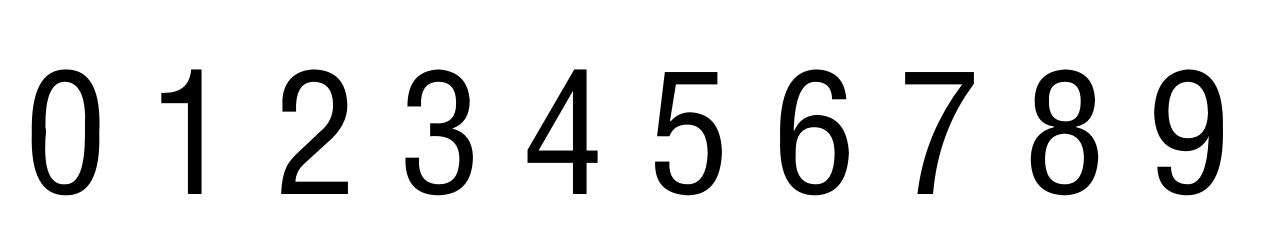
#> input picture moban.png, 1281 x 234 px, found by its file name
$ python demo.py moban.png
#> lines starting #> are read from the running program, lines starting #| are printed output that depends on the picture; after the words box and inside, x2 and y2 are one past the last pixel; in counts of white or black regions, pixels touching at a corner belong together
### config.py
import argparse
import os
from functools import partial
from datetime import datetime


def get_parser(name):
    """
    函数使用functools模块的partial函数修改了parser对象的add_argument方法，
    以添加一个默认help参数，其值为一个空字符串。这意味着每当使用add_argument方法向parser对象添加新参数时，
    它将自动具有一个默认的帮助消息，其描述为一个空字符串.
    """
    parser = argparse.ArgumentParser(name, formatter_class=argparse.ArgumentDefaultsHelpFormatter)
    parser.add_argument = partial(parser.add_argument, help=' ')
    return parser


class BaseConfig(argparse.Namespace):
    # [21 lines left out: functions print_params, as_markdown, not called in this run]


class Config(BaseConfig):
    def build_parser(self):
        parser = get_parser("config")
        parser.add_argument('image', type=str, default="deom.jpg")
        return parser

    def __init__(self):
        parser = self.build_parser()
        args = parser.parse_args()
        super().__init__(**vars(args))

# [3 lines that do not run on import are left out]

### demo.py
import cv2
import numpy as np
import os
from config import Config

# 绘图展示
def cv_show(img1, img2, img3, img4, img5, img6, img7):
    cv2.imshow("原图片", img_wh(img1))
    cv2.imshow("分割后", img_wh(img2))
    cv2.imshow("区域选择", img_wh(img3))
    cv2.namedWindow('分割区域', cv2.WINDOW_NORMAL)
    cv2.imshow("分割区域", img_wh(img4, 50))
    cv2.imshow("定位高度", img_wh(img5))
    cv2.imshow("刻度位置", img_wh(img6))
    cv2.imshow("刻度识别", img_wh(img7))
    cv2.waitKey(0)
    cv2.destroyAllWindows()


# 绘图展示
def cv_show1(img1):
    cv2.imshow("image", img_wh(img1))
    cv2.waitKey(0)
    cv2.destroyAllWindows()


# 绘图展示
def cv_show2(img1, img2):
    cv2.imshow("原图片", img_wh(img1))
    cv2.imshow("分割后", img_wh(img2))
    cv2.waitKey(0)
    cv2.destroyAllWindows()


def img_wh(image, width=400):
    height = int(image.shape[0] * width / image.shape[1])
    return cv2.resize(image, (width, height))


## 图像裁切函数
def image_resize(image, crop='bottom'):
    height, width = image.shape[:2]  # 获取图像的高度和宽度
    if crop == 'top':
        # 将图像的上半部分剪切出来
        cropped_image = image[:height // 2, :]
    elif crop == 'bottom':
        # 将图像的下半部分剪切出来
        cropped_image = image[height // 2:height, :]
    else:
        raise ValueError("Invalid value for 'crop' parameter. Use 'top' or 'bottom'.")
    return cropped_image


def sort_contours(cnts, method="left-to-right"):
    reverse = False
    i = 0

    if method == "right-to-left" or method == "bottom-to-top":
        reverse = True

    if method == "top-to-bottom" or method == "bottom-to-top":
        i = 1
    boundingBoxes = [cv2.boundingRect(c) for c in cnts] #用一个最小的矩形，把找到的形状包起来x,y,h,w
    (cnts, boundingBoxes) = zip(*sorted(zip(cnts, boundingBoxes),
                                        key=lambda b: b[1][i], reverse=reverse))
    return cnts, boundingBoxes


config = Config()
# 读取一个模板图像
img = cv2.imread("C:\\Users\\liuyang\\Desktop\\demo\\moban.png")
#> img is the input picture: shape (234, 1281, 3); min 0, max 255, mean 226.7
#img = cv2.imread(r"./moban.png")
# cv_show('img', img)
# 灰度图
ref = cv2.cvtColor(img, cv2.COLOR_BGR2GRAY)
# cv_show('ref', ref)
# 二值图像
ref = cv2.threshold(ref, 10, 255, cv2.THRESH_BINARY_INV)[1]
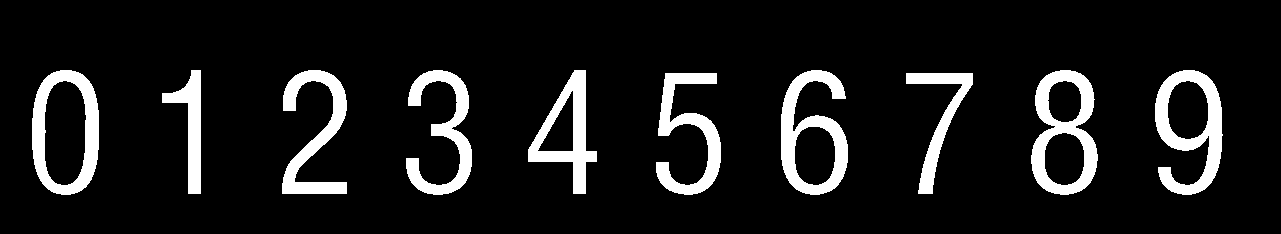
#> ref: shape (234, 1281); 10.3% white; 10 white regions
# cv_show('ref', ref)

# 计算轮廓
# cv2.findContours()函数接受的参数为二值图，即黑白的（不是灰度图）,cv2.RETR_EXTERNAL只检测外轮廓，cv2.CHAIN_APPROX_SIMPLE只保留终点坐标
# 返回的list中每个元素都是图像中的一个轮廓

refCnts, hierarchy = cv2.findContours(ref.copy(), cv2.RETR_EXTERNAL, cv2.CHAIN_APPROX_SIMPLE)
#> refCnts = 10 contours; largest, box (x1, y1, x2, y2) and area: (32, 70, 99, 195) 6962, (1031, 70, 1098, 195) 6352, (1155, 70, 1223, 195) 5405, (781, 70, 848, 195) 5374, (528, 70, 597, 194) 3846

cv2.drawContours(img, refCnts, -1, (0, 0, 255), 3)
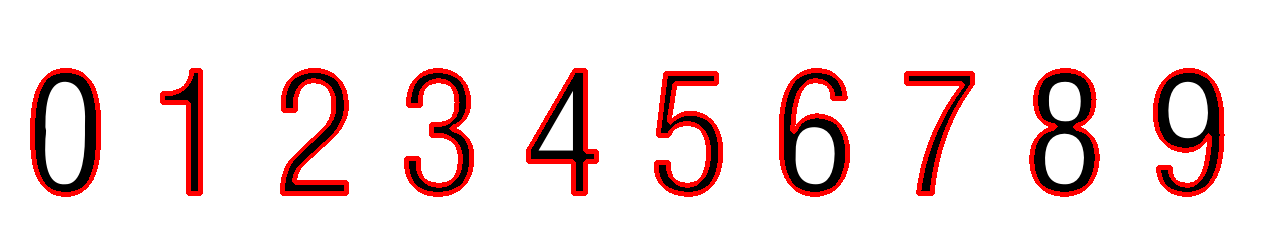
#> img: shape (234, 1281, 3); 6.61% of pixels changed, all inside (x1, y1, x2, y2) = (30, 68, 1225, 197)
refCnts = sort_contours(refCnts, method="left-to-right")[0]  # 排序，从左到右，从上到下
#> in sort_contours, `boundingBoxes = [cv2.boundingRect(c) for c in cnts]`: boundingBoxes = [(906, 73, 67, 121), (656, 73, 65, 122), (1155, 70, 68, 125), (1031, 70, 67, 125), (781, 70, 67, 125), (528, 70, 69, 124), (406, 70, 66, 125), (282, 70, 65, 124), (162, 70, 39, 124), (32, 70, 67, 125)]
#> in sort_contours, `(cnts, boundingBoxes) = zip(*sorted(zip(cnts, boundingBoxes), key=lamb..`: cnts has the same summary as refCnts outside sort_contours; boundingBoxes = ((32, 70, 67, 125), (162, 70, 39, 124), (282, 70, 65, 124), (406, 70, 66, 125), (528, 70, 69, 124), (656, 73, 65, 122), (781, 70, 67, 125), (906, 73, 67, 121), (1031, 70, 67, 125), (1155, 70, 68, 125))
digits = {}

# 遍历每一个轮廓
for (i, c) in enumerate(refCnts):
    # 计算外接矩形并且resize成合适大小
    (x, y, w, h) = cv2.boundingRect(c)
    roi = ref[y:y + h, x:x + w]
    roi = cv2.resize(roi, (57, 88))
    # 每一个数字对应每一个模板
    digits[i] = roi
#> this loop made 10 passes
#> pass 1, `roi = ref[y:y + h, x:x + w]`:
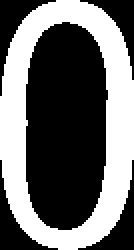
#> roi: shape (125, 67) (shown 2 times larger); 41.6% white; 1 white region, box (x1, y1, x2, y2) and area: (0, 0, 67, 125) 3488
#> pass 1, `roi = cv2.resize(roi, (57, 88))`:
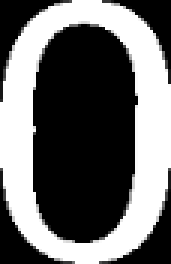
#> roi: shape (88, 57) (shown 3 times larger); min 0, max 255, mean 106.2
#> after the loop, digits = 10 items


image_file = f"C:\\Users\\liuyang\\Desktop\\{config.image}"
#image_file = f"./{config.image}"
img = cv2.imread(image_file)
imgs = image_resize(img)
ref = cv2.cvtColor(img, cv2.COLOR_BGR2GRAY)
# 二值图像
ref = cv2.threshold(ref, 60, 255, cv2.THRESH_BINARY)[1]
#> ref: shape (234, 1281); 89.3% white; 10 black regions, largest, box (x1, y1, x2, y2) and area: (1031, 70, 1098, 195) 3876, (1154, 70, 1223, 195) 3875, (780, 70, 849, 195) 3810
# 图像裁剪：将图像裁剪为原始高度的一半（默认裁剪下半部分）
img_cut = image_resize(ref)
#> call 2 of image_resize, with crop = 'bottom'
#> in image_resize (call 2), `cropped_image = image[height // 2:height, :]`:
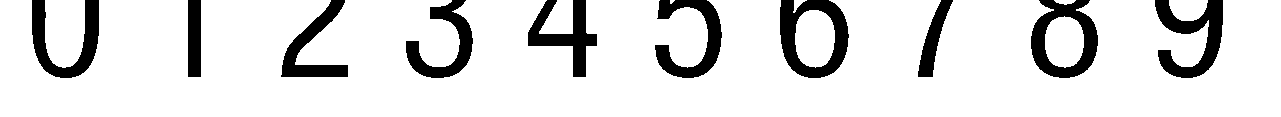
#> cropped_image: shape (117, 1281); 86.9% white; 10 black regions, largest, box (x1, y1, x2, y2) and area: (780, 0, 849, 78) 2604, (1155, 0, 1223, 78) 2446, (1031, 0, 1098, 78) 2443
kernel = np.ones((45, 45), np.uint8)
img_cut1 = img_cut.copy()
for i in range(4):
    img_cut1 = cv2.erode(img_cut1, kernel, iterations=1)
#> this loop made 4 passes
#> pass 1, `img_cut1 = cv2.erode(img_cut1, kernel, iterations=1)`:
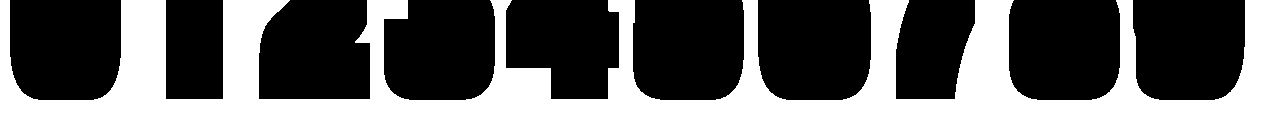
#> img_cut1: shape (117, 1281); 36.8% white; 1 white region, box (x1, y1, x2, y2) and area: (0, 0, 1281, 117) 55177
#> pass 2, `img_cut1 = cv2.erode(img_cut1, kernel, iterations=1)`:
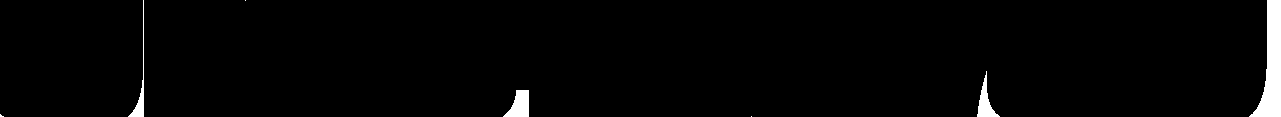
#> img_cut1: shape (117, 1281); 2% white; 7 white regions (3 under 20 px), largest, box (x1, y1, x2, y2) and area: (1249, 0, 1281, 117) 1905, (503, 90, 529, 117) 461, (977, 71, 1000, 117) 386, (128, 0, 144, 117) 310
for i in range(2):
    img_cut1 = cv2.dilate(img_cut1, kernel, iterations=1)
contours, hierarchy = cv2.findContours(img_cut1, cv2.RETR_TREE, cv2.CHAIN_APPROX_SIMPLE)
#> contours = []
a = []
for i in range(len(contours)):
    a1 = cv2.contourArea(contours[i])
    a.append(a1)
#> this loop made 0 passes
#> after the loop, a = []
#> (the run stopped early here; a loop or call above may not have finished)
